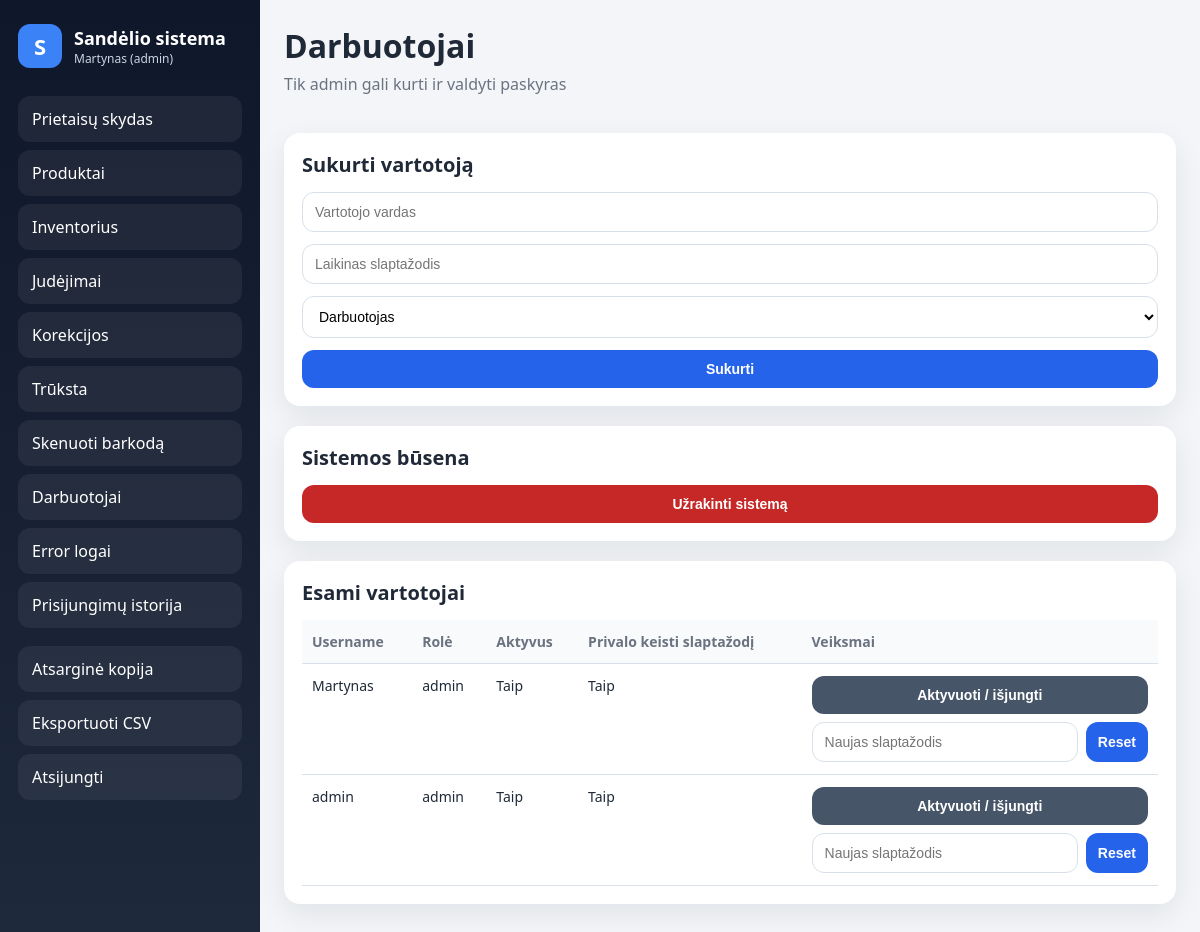
Page /vartotojai (signed in) on the committed database.
### tables this page shows
CREATE TABLE vartotojai (
        id INTEGER PRIMARY KEY AUTOINCREMENT,
        username TEXT UNIQUE NOT NULL,
        password_hash TEXT NOT NULL,
        role TEXT NOT NULL CHECK(role IN ('admin', 'darbuotojas')),
        active INTEGER NOT NULL DEFAULT 1,
        must_change_password INTEGER NOT NULL DEFAULT 0,
        created_at TEXT NOT NULL
    );

### app.py (the view)
@app.route("/vartotojai")
@admin_required
def vartotojai():
    return render_template("vartotojai.html", vartotojai=gauti_vartotojus(), message=request.args.get("message", ""), system_locked=system_locked())

### app.py (called while the page is built)
def gauti_conn():
    conn = sqlite3.connect(DB)
    conn.row_factory = sqlite3.Row
    return conn

def get_setting(key, default=""):
    conn = gauti_conn()
    c = conn.cursor()
    c.execute("SELECT value FROM settings WHERE key = ?", (key,))
    row = c.fetchone()
    conn.close()
    return row["value"] if row else default

def system_locked():
    return get_setting("system_locked", "0") == "1"

def gauti_vartotojus():
    conn = gauti_conn()
    c = conn.cursor()
    c.execute("SELECT * FROM vartotojai ORDER BY username")
    rows = c.fetchall()
    conn.close()
    return rows

def login_required(f):
    @wraps(f)
    def wrapper(*args, **kwargs):
        if not session.get("user_id"):
            return redirect(url_for("login"))
        last_activity = session.get("last_activity")
        if last_activity:
            last_dt = datetime.fromisoformat(last_activity)
            if datetime.now() - last_dt > timedelta(minutes=INACTIVITY_MINUTES):
                session.clear()
                return redirect(url_for("login", message="Sesija baigėsi dėl neaktyvumo."))
        session["last_activity"] = datetime.now().isoformat()
        return f(*args, **kwargs)
    return wrapper

def admin_required(f):
    @wraps(f)
    @login_required
    def wrapper(*args, **kwargs):
        if session.get("role") != "admin":
            return redirect(url_for("dashboard", message="Neturi teisių."))
        return f(*args, **kwargs)
    return wrapper

@app.before_request
def before_request():
    g.current_user = None
    if request.endpoint in {"login", "static", "manifest", "service_worker"}:
        return
    if system_locked():
        allowed = {"login", "logout", "dashboard", "static", "manifest", "service_worker"}
        if request.endpoint not in allowed:
            if session.get("role") != "admin":
                return redirect(url_for("dashboard", message="Sistema užrakinta. Kreipkis į adminą."))

### templates/vartotojai.html (shortened to what this page needs)
{% extends "base.html" %}
{% block content %}
<div class="topbar">
    <div>
        <h1>Darbuotojai</h1>
        <p class="muted">Tik admin gali kurti ir valdyti paskyras</p>
    </div>
</div>
<section class="card">
    <div class="card-header"><h2>Sukurti vartotoją</h2></div>
    <form method="post" action="/sukurti-vartotoja" class="stack-form">
        <input type="text" name="username" placeholder="Vartotojo vardas" required>
        <input type="password" name="password" placeholder="Laikinas slaptažodis" required>
        <select name="role">
            <option value="darbuotojas">Darbuotojas</option>
        </select>
        <button type="submit">Sukurti</button>
    </form>
</section>
<section class="card">
    <div class="card-header"><h2>Sistemos būsena</h2></div>
    {% if system_locked %}
    <form method="post" action="/atrakinti-sistema">
        <button type="submit">Atrakinti sistemą</button>
    </form>
    {% else %}
    <form method="post" action="/uzrakinti-sistema">
        <button type="submit" class="danger-btn">Užrakinti sistemą</button>
    </form>
    {% endif %}
</section>
<section class="card">
    <div class="card-header"><h2>Esami vartotojai</h2></div>
    <div class="table-wrap">
        <table>
            <thead>
                <tr><th>Username</th><th>Rolė</th><th>Aktyvus</th><th>Privalo keisti slaptažodį</th><th>Veiksmai</th></tr>
            </thead>
            <tbody>
            {% for v in vartotojai %}
            <tr>
                <td>{{ v["username"] }}</td>
                <td>{{ v["role"] }}</td>
                <td>{{ "Taip" if v["active"] == 1 else "Ne" }}</td>
                <td>{{ "Taip" if v["must_change_password"] == 1 else "Ne" }}</td>
                <td>
                    <form method="post" action="/perjungti-vartotoja/{{ v['id'] }}" style="margin-bottom:8px;">
                        <button type="submit" class="secondary">Aktyvuoti / išjungti</button>
                    </form>
                    <form method="post" action="/reset-slaptazodis/{{ v['id'] }}" class="mini-form">
                        <input type="password" name="new_password" placeholder="Naujas slaptažodis" required>
                        <button type="submit">Reset</button>
                    </form>
                </td>
            </tr>
            {% endfor %}
            </tbody>
        </table>
    </div>
</section>
{% endblock %}

### templates/base.html (shortened to what this page needs)
<!doctype html>
<html lang="lt">
<head>
    <link rel="stylesheet" href="{{ url_for('static', filename='style.css') }}">
</head>
<body>
<div class="layout">
    <aside class="sidebar">
        <div class="brand">
            <div class="brand-logo">S</div>
            <div>
                <div class="brand-title">Sandėlio sistema</div>
                <div class="brand-subtitle">{{ session.get('username', '') }} ({{ session.get('role', '') }})</div>
            </div>
        </div>
        <nav class="menu">
            <a class="menu-item" href="{{ url_for('dashboard') }}">Prietaisų skydas</a>
            {% if session.get('role') == 'admin' %}
            <a class="menu-item" href="{{ url_for('produktai') }}">Produktai</a>
            {% endif %}
            <a class="menu-item" href="{{ url_for('inventorius') }}">Inventorius</a>
            <a class="menu-item" href="{{ url_for('judejimai') }}">Judėjimai</a>
            <a class="menu-item" href="{{ url_for('korekcijos') }}">Korekcijos</a>
            <a class="menu-item" href="{{ url_for('truksta') }}">Trūksta</a>
            <a class="menu-item" href="{{ url_for('scanner') }}">Skenuoti barkodą</a>
            {% if session.get('role') == 'admin' %}
            <a class="menu-item" href="{{ url_for('vartotojai') }}">Darbuotojai</a>
            <a class="menu-item" href="{{ url_for('error_logai') }}">Error logai</a>
            <a class="menu-item" href="{{ url_for('prisijungimu_istorija') }}">Prisijungimų istorija</a>
            {% endif %}
        </nav>
        <div class="sidebar-actions">
            {% if session.get('role') == 'admin' %}
            <a class="menu-item" href="{{ url_for('atsargine_kopija') }}">Atsarginė kopija</a>
            <a class="menu-item" href="{{ url_for('eksportuoti_produktus') }}">Eksportuoti CSV</a>
            {% endif %}
            <a class="menu-item" href="{{ url_for('logout') }}">Atsijungti</a>
        </div>
    </aside>
    <main class="content">
        {% block content %}{% endblock %}
    </main>
</div>
</body>
</html>

### static/style.css (style rules this page uses)
:root { --bg: #f3f5f8; --panel: #ffffff; --line: #d9e0ea; --text: #1f2937; --muted: #6b7280; --primary: #2563eb; --primary-hover: #1d4ed8; --danger: #c62828; --shadow: 0 10px 30px rgba(15, 23, 42, 0.08); --radius: 16px; }
* { box-sizing: border-box; }
html, body { margin: 0; padding: 0; background: var(--bg); color: var(--text); font-family: "Segoe UI", Arial, sans-serif; }
.layout { min-height: 100vh; display: grid; grid-template-columns: 260px 1fr; }
.sidebar { background: linear-gradient(180deg, #0f172a, #1e293b); color: white; padding: 24px 18px; }
.brand { display: flex; align-items: center; gap: 12px; margin-bottom: 28px; }
.brand-logo { width: 44px; height: 44px; border-radius: 12px; background: #3b82f6; display: grid; place-items: center; font-weight: 700; font-size: 22px; }
.brand-title { font-size: 18px; font-weight: 700; }
.brand-subtitle { font-size: 12px; color: #cbd5e1; }
.menu, .sidebar-actions { display: flex; flex-direction: column; gap: 8px; }
.sidebar-actions { margin-top: 18px; }
.menu-item { text-decoration: none; color: white; padding: 12px 14px; border-radius: 12px; background: rgba(255,255,255,0.06); }
.content { padding: 24px; }
.topbar { display: flex; align-items: flex-start; justify-content: space-between; gap: 18px; margin-bottom: 22px; flex-wrap: wrap; }
.topbar h1 { margin: 0; font-size: 32px; }
.muted { color: var(--muted); margin-top: 6px; }
.card { background: var(--panel); border-radius: var(--radius); box-shadow: var(--shadow); padding: 18px; margin-bottom: 20px; }
.card-header { display: flex; align-items: center; justify-content: space-between; gap: 12px; margin-bottom: 14px; }
.card-header h2 { margin: 0; font-size: 20px; }
.table-wrap { overflow-x: auto; }
table { width: 100%; border-collapse: collapse; }
th, td { text-align: left; vertical-align: top; border-bottom: 1px solid var(--line); padding: 12px 10px; font-size: 14px; }
th { color: var(--muted); font-weight: 600; background: #f8fafc; }
.mini-form { display: grid; grid-template-columns: 1fr auto; gap: 8px; }
.stack-form { display: grid; gap: 12px; }
input, select, button { width: 100%; border: 1px solid var(--line); border-radius: 12px; padding: 11px 12px; font-size: 14px; background: white; }
button { cursor: pointer; background: var(--primary); color: white; border: none; font-weight: 600; transition: 0.15s ease; }
button.secondary { background: #475569; }
.danger-btn { background: var(--danger); }

### rows in the picture
vartotojai: get "Martynas", username "Martynas", role "admin", active "Taip", must_change_password "Taip"
vartotojai: username "admin", role "admin", active "Taip", must_change_password "Taip"

### other values in the picture
{{ session.get('role', '') }} "admin"
